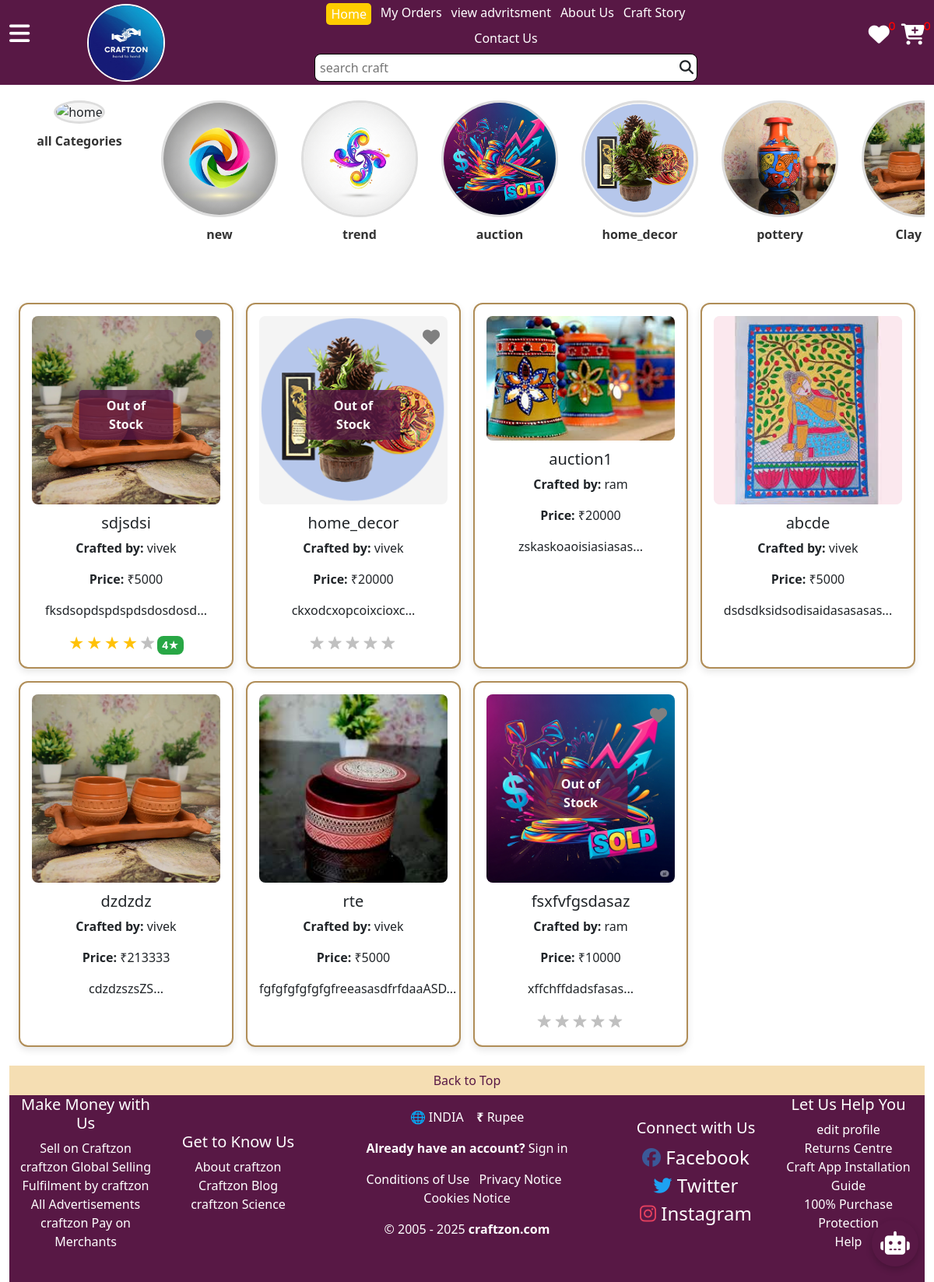
The app's page /user/crafthome.php?category=home, older data.
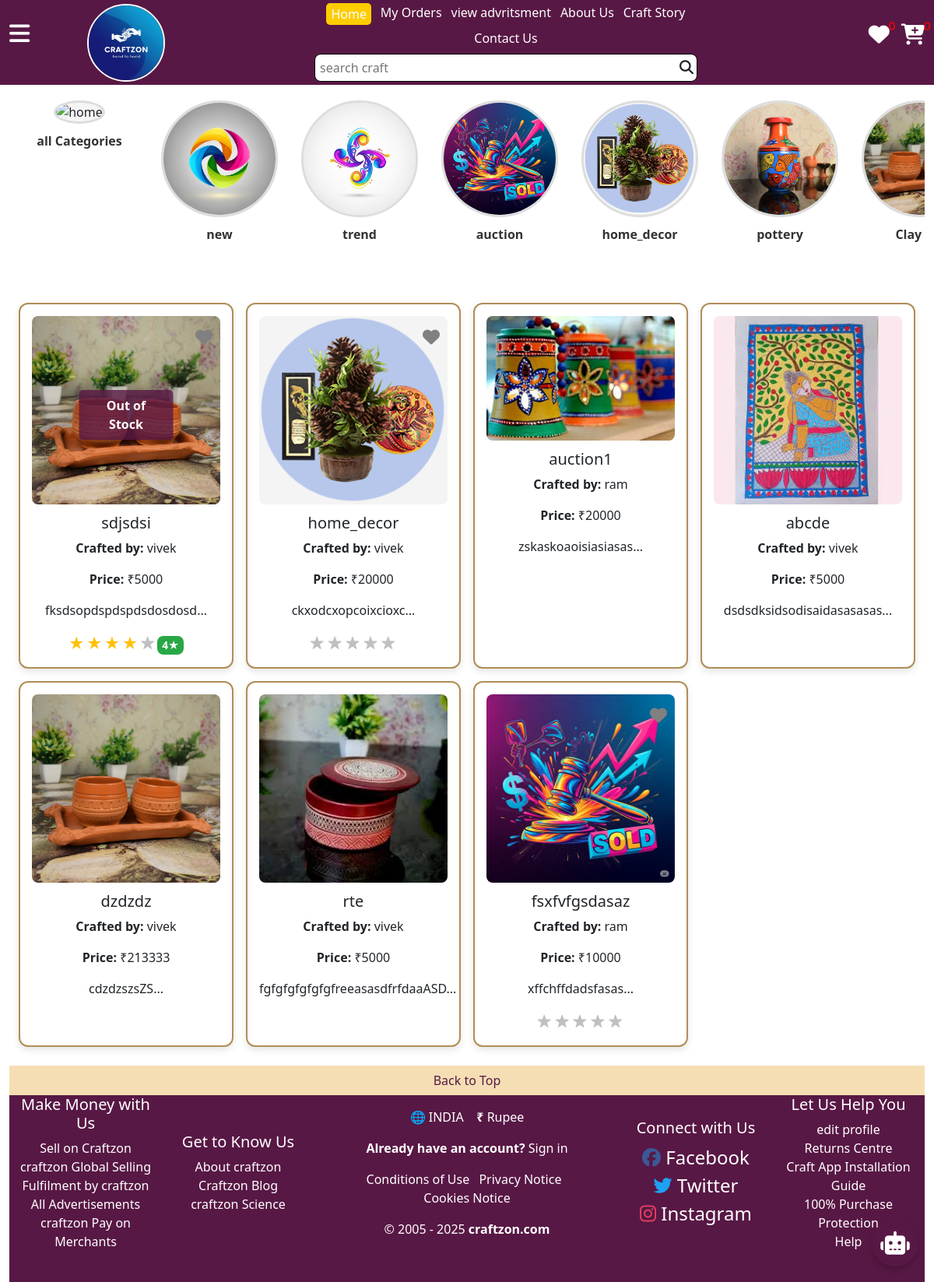
The same page, newer data.
### tables this page shows
CREATE TABLE `product_table` (
  `product_id` int(11) NOT NULL,
  `product_name` varchar(25) NOT NULL,
  `crafted_by` varchar(25) NOT NULL,
  `category` varchar(25) NOT NULL,
  `price` int(11) NOT NULL,
  `stock_quantity` int(11) NOT NULL,
  `stock_status` enum('in stock','out of stock') NOT NULL,
  `product_description` varchar(200) NOT NULL,
  `image` varchar(255) NOT NULL,
  `created_at` datetime NOT NULL DEFAULT current_timestamp(),
  `status` enum('active','suspend') NOT NULL
);

### user/crafthome.php (the view, shortened to what the rows shown need)
<!DOCTYPE html>
<html>
	<head>
			<link href="https://cdnjs.cloudflare.com/ajax/libs/bootstrap/5.3.2/css/bootstrap.min.css" rel="stylesheet">
			<link href='https://cdnjs.cloudflare.com/ajax/libs/font-awesome/6.7.2/css/all.min.css' rel='stylesheet'>
</head>
<body id="top1">
	<div class="container-fluid position-relative">
	<div class="container-fluid text-center mt-4">
  <div class="row mt-4 g-3">
    <?php
    $host = 'localhost';
    $db   = 'craftzon';
    $user = 'root';
    $pwd  = '';
    $con = mysqli_connect($host, $user, $pwd, $db);
   function displayProduct($row, $category = '') {
    global $usid, $con;
    $wishlistProducts = [];
    $productId = $row['product_id'];
    $ratingQuery = "SELECT AVG(rating) AS avg_rating, COUNT(*) AS total_reviews
                    FROM feedbacks
                    WHERE order_id IN (SELECT orderid FROM craftorder WHERE productid = '$productId')";
    $ratingResult = mysqli_query($con, $ratingQuery);
    $ratingRow = mysqli_fetch_assoc($ratingResult);
    $avgRating = $ratingRow['avg_rating'] ? round($ratingRow['avg_rating'], 1) : 0;
    $fullStars = floor($avgRating);
    $hasHalfStar = ($avgRating - $fullStars) >= 0.25 && ($avgRating - $fullStars) <= 0.75;
    $emptyStars = 5 - $fullStars - ($hasHalfStar ? 1 : 0);
    $cardClass = 'product-card';
    echo '<div class="col-6 col-sm-4 col-md-3">';
    echo '<div class="' . $cardClass . '">';
    $inStock = strtolower($row['stock_status']) != 'out of stock';
    echo '<div class="product-img-container" style="position:relative;">';
    if ($inStock) {
        echo '<img src="../' . $row['image'] . '" class="product-img" alt="' . $row['product_name'] . '"
              onclick="viewProductPOST(' . $productId . ')" style="cursor:pointer;">';
    } else {
        echo '<img src="../' . $row['image'] . '" class="product-img" alt="' . $row['product_name'] . '">';
        echo '<div class="overlay-notify">Out of Stock</div>';
    }
    if (strtolower($category) !== 'auction') {
        $inWishlist = in_array($productId, $wishlistProducts);
        echo '<div class="wishlist-icon" data-product-id="' . $productId . '"
             style="position:absolute; top:10px; right:10px; font-size:22px; color:' . ($inWishlist ? 'red' : 'gray') . '; cursor:pointer;">
            <i class="fa-solid fa-heart"></i>
        </div>';
    }
    echo '</div>';
    echo '<h5 class="product-title">' . $row['product_name'] . '</h5>';
    echo '<p class="product-maker"><strong>Crafted by:</strong> ' . $row['crafted_by'] . '</p>';
    echo '<p class="product-price"><strong>Price:</strong> ₹' . $row['price'] . '</p>';
    echo '<p class="product-desc">' . substr($row['product_description'], 0, 60) . '...</p>';
    if (strtolower($category) != 'auction') {
        echo '<div class="product-rating">';
        for ($i = 0; $i < $fullStars; $i++) echo '<span class="star filled">★</span>';
        for ($i = 0; $i < $emptyStars; $i++) echo '<span class="star empty">★</span>';
        if ($avgRating > 0) echo '<span class="rating-badge">' . $avgRating . '★</span>';
        echo '</div>';
    }
    echo '</div>';
    echo '</div>';
}
    if (isset($_GET['category'])) {
        $category = trim($_GET['category']);
        if ($category == "home") {
            $query = "SELECT * FROM product_table WHERE status='active' AND crafted_by IN (SELECT sellernm FROM seller WHERE status='active')";
            $result = mysqli_query($con, $query);
            while ($row = mysqli_fetch_assoc($result)) {
                displayProduct($row, $row['category']);
            }
        }
    } else {
        echo "<p style='text-align:center;'>No search term provided.</p>";
    }
    ?>
  </div>
</div>
</body>
</html>

Row changes from the older to the newer data that the page shows:
changed product_table "home_decor": image: picture added; image: picture removed; no longer shows "Out of Stock"
changed product_table "fsxfvfgsdasaz": image: picture added; image: picture removed; no longer shows "Out of Stock"
